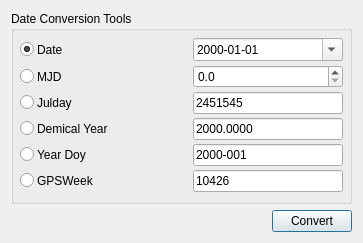
<?xml version="1.0" encoding="UTF-8"?>
<ui version="4.0">
 <class>Dialog</class>
 <widget class="QDialog" name="Dialog">
  <property name="geometry">
   <rect>
    <x>0</x>
    <y>0</y>
    <width>363</width>
    <height>243</height>
   </rect>
  </property>
  <property name="windowTitle">
   <string>Dialog</string>
  </property>
  <layout class="QGridLayout" name="gridLayout">
   <item row="0" column="0">
    <layout class="QVBoxLayout" name="verticalLayout_2">
     <item>
      <widget class="QGroupBox" name="groupBox">
       <property name="styleSheet">
        <string notr="true"/>
       </property>
       <property name="title">
        <string>Date Conversion Tools</string>
       </property>
       <layout class="QVBoxLayout" name="verticalLayout">
        <property name="spacing">
         <number>3</number>
        </property>
        <property name="leftMargin">
         <number>6</number>
        </property>
        <property name="topMargin">
         <number>6</number>
        </property>
        <property name="rightMargin">
         <number>6</number>
        </property>
        <property name="bottomMargin">
         <number>6</number>
        </property>
        <item>
         <layout class="QHBoxLayout" name="horizontalLayout">
          <item>
           <widget class="QRadioButton" name="dateRadio">
            <property name="text">
             <string/>
            </property>
            <property name="checked">
             <bool>true</bool>
            </property>
           </widget>
          </item>
          <item>
           <widget class="QLabel" name="label">
            <property name="text">
             <string>Date</string>
            </property>
           </widget>
          </item>
          <item>
           <spacer name="horizontalSpacer">
            <property name="orientation">
             <enum>Qt::Horizontal</enum>
            </property>
            <property name="sizeHint" stdset="0">
             <size>
              <width>40</width>
              <height>20</height>
             </size>
            </property>
           </spacer>
          </item>
          <item>
           <widget class="QDateEdit" name="dateEdit">
            <property name="minimumSize">
             <size>
              <width>150</width>
              <height>0</height>
             </size>
            </property>
            <property name="maximumSize">
             <size>
              <width>150</width>
              <height>16777215</height>
             </size>
            </property>
            <property name="layoutDirection">
             <enum>Qt::LeftToRight</enum>
            </property>
            <property name="dateTime">
             <datetime>
              <hour>0</hour>
              <minute>0</minute>
              <second>0</second>
              <year>2000</year>
              <month>1</month>
              <day>1</day>
             </datetime>
            </property>
            <property name="time">
             <time>
              <hour>0</hour>
              <minute>0</minute>
              <second>0</second>
             </time>
            </property>
            <property name="minimumDateTime">
             <datetime>
              <hour>0</hour>
              <minute>0</minute>
              <second>0</second>
              <year>1975</year>
              <month>9</month>
              <day>14</day>
             </datetime>
            </property>
            <property name="displayFormat">
             <string>yyyy-MM-dd</string>
            </property>
            <property name="calendarPopup">
             <bool>true</bool>
            </property>
           </widget>
          </item>
         </layout>
        </item>
        <item>
         <layout class="QHBoxLayout" name="horizontalLayout_2">
          <item>
           <widget class="QRadioButton" name="mjdRadio">
            <property name="text">
             <string/>
            </property>
            <property name="checked">
             <bool>false</bool>
            </property>
           </widget>
          </item>
          <item>
           <widget class="QLabel" name="label_3">
            <property name="text">
             <string>MJD</string>
            </property>
           </widget>
          </item>
          <item>
           <spacer name="horizontalSpacer_2">
            <property name="orientation">
             <enum>Qt::Horizontal</enum>
            </property>
            <property name="sizeHint" stdset="0">
             <size>
              <width>40</width>
              <height>20</height>
             </size>
            </property>
           </spacer>
          </item>
          <item>
           <widget class="QDoubleSpinBox" name="mjdEdit">
            <property name="minimumSize">
             <size>
              <width>150</width>
              <height>0</height>
             </size>
            </property>
            <property name="maximumSize">
             <size>
              <width>150</width>
              <height>16777215</height>
             </size>
            </property>
            <property name="decimals">
             <number>1</number>
            </property>
            <property name="maximum">
             <double>99999.899999999994179</double>
            </property>
           </widget>
          </item>
         </layout>
        </item>
        <item>
         <layout class="QHBoxLayout" name="horizontalLayout_3">
          <item>
           <widget class="QRadioButton" name="juldayRadio">
            <property name="text">
             <string/>
            </property>
           </widget>
          </item>
          <item>
           <widget class="QLabel" name="label_2">
            <property name="text">
             <string>Julday</string>
            </property>
           </widget>
          </item>
          <item>
           <spacer name="horizontalSpacer_3">
            <property name="orientation">
             <enum>Qt::Horizontal</enum>
            </property>
            <property name="sizeHint" stdset="0">
             <size>
              <width>40</width>
              <height>20</height>
             </size>
            </property>
           </spacer>
          </item>
          <item>
           <widget class="QLineEdit" name="juldayEdit">
            <property name="minimumSize">
             <size>
              <width>150</width>
              <height>0</height>
             </size>
            </property>
            <property name="maximumSize">
             <size>
              <width>150</width>
              <height>16777215</height>
             </size>
            </property>
            <property name="text">
             <string>2451545</string>
            </property>
           </widget>
          </item>
         </layout>
        </item>
        <item>
         <layout class="QHBoxLayout" name="horizontalLayout_4">
          <item>
           <widget class="QRadioButton" name="dyRadio">
            <property name="text">
             <string/>
            </property>
           </widget>
          </item>
          <item>
           <widget class="QLabel" name="label_4">
            <property name="text">
             <string>Demical Year</string>
            </property>
           </widget>
          </item>
          <item>
           <spacer name="horizontalSpacer_4">
            <property name="orientation">
             <enum>Qt::Horizontal</enum>
            </property>
            <property name="sizeHint" stdset="0">
             <size>
              <width>40</width>
              <height>20</height>
             </size>
            </property>
           </spacer>
          </item>
          <item>
           <widget class="QLineEdit" name="dyEdit">
            <property name="minimumSize">
             <size>
              <width>150</width>
              <height>0</height>
             </size>
            </property>
            <property name="maximumSize">
             <size>
              <width>150</width>
              <height>16777215</height>
             </size>
            </property>
            <property name="text">
             <string>2000.0000</string>
            </property>
           </widget>
          </item>
         </layout>
        </item>
        <item>
         <layout class="QHBoxLayout" name="horizontalLayout_5">
          <item>
           <widget class="QRadioButton" name="ydRadio">
            <property name="text">
             <string/>
            </property>
           </widget>
          </item>
          <item>
           <widget class="QLabel" name="label_5">
            <property name="text">
             <string>Year Doy</string>
            </property>
           </widget>
          </item>
          <item>
           <spacer name="horizontalSpacer_5">
            <property name="orientation">
             <enum>Qt::Horizontal</enum>
            </property>
            <property name="sizeHint" stdset="0">
             <size>
              <width>40</width>
              <height>20</height>
             </size>
            </property>
           </spacer>
          </item>
          <item>
           <widget class="QLineEdit" name="ydEdit">
            <property name="minimumSize">
             <size>
              <width>150</width>
              <height>0</height>
             </size>
            </property>
            <property name="maximumSize">
             <size>
              <width>150</width>
              <height>16777215</height>
             </size>
            </property>
            <property name="text">
             <string>2000-001</string>
            </property>
           </widget>
          </item>
         </layout>
        </item>
        <item>
         <layout class="QHBoxLayout" name="horizontalLayout_7">
          <item>
           <widget class="QRadioButton" name="gpsweekRadio">
            <property name="text">
             <string/>
            </property>
           </widget>
          </item>
          <item>
           <widget class="QLabel" name="label_6">
            <property name="text">
             <string>GPSWeek</string>
            </property>
           </widget>
          </item>
          <item>
           <spacer name="horizontalSpacer_6">
            <property name="orientation">
             <enum>Qt::Horizontal</enum>
            </property>
            <property name="sizeHint" stdset="0">
             <size>
              <width>40</width>
              <height>20</height>
             </size>
            </property>
           </spacer>
          </item>
          <item>
           <widget class="QLineEdit" name="gpsweekEdit">
            <property name="minimumSize">
             <size>
              <width>150</width>
              <height>0</height>
             </size>
            </property>
            <property name="maximumSize">
             <size>
              <width>150</width>
              <height>16777215</height>
             </size>
            </property>
            <property name="text">
             <string>10426</string>
            </property>
           </widget>
          </item>
         </layout>
        </item>
       </layout>
      </widget>
     </item>
     <item>
      <layout class="QHBoxLayout" name="horizontalLayout_6">
       <item>
        <spacer name="horizontalSpacer_7">
         <property name="orientation">
          <enum>Qt::Horizontal</enum>
         </property>
         <property name="sizeHint" stdset="0">
          <size>
           <width>40</width>
           <height>20</height>
          </size>
         </property>
        </spacer>
       </item>
       <item>
        <widget class="QPushButton" name="conversionButton">
         <property name="text">
          <string>Convert</string>
         </property>
        </widget>
       </item>
      </layout>
     </item>
    </layout>
   </item>
  </layout>
 </widget>
 <resources/>
 <connections>
  <connection>
   <sender>mjdEdit</sender>
   <signal>editingFinished()</signal>
   <receiver>mjdRadio</receiver>
   <slot>click()</slot>
   <hints>
    <hint type="sourcelabel">
     <x>167</x>
     <y>65</y>
    </hint>
    <hint type="destinationlabel">
     <x>29</x>
     <y>68</y>
    </hint>
   </hints>
  </connection>
  <connection>
   <sender>juldayEdit</sender>
   <signal>textEdited(QString)</signal>
   <receiver>juldayRadio</receiver>
   <slot>click()</slot>
   <hints>
    <hint type="sourcelabel">
     <x>173</x>
     <y>86</y>
    </hint>
    <hint type="destinationlabel">
     <x>24</x>
     <y>90</y>
    </hint>
   </hints>
  </connection>
  <connection>
   <sender>dyEdit</sender>
   <signal>textEdited(QString)</signal>
   <receiver>dyRadio</receiver>
   <slot>click()</slot>
   <hints>
    <hint type="sourcelabel">
     <x>162</x>
     <y>114</y>
    </hint>
    <hint type="destinationlabel">
     <x>29</x>
     <y>116</y>
    </hint>
   </hints>
  </connection>
  <connection>
   <sender>ydEdit</sender>
   <signal>textEdited(QString)</signal>
   <receiver>ydRadio</receiver>
   <slot>click()</slot>
   <hints>
    <hint type="sourcelabel">
     <x>166</x>
     <y>134</y>
    </hint>
    <hint type="destinationlabel">
     <x>24</x>
     <y>137</y>
    </hint>
   </hints>
  </connection>
  <connection>
   <sender>dateEdit</sender>
   <signal>editingFinished()</signal>
   <receiver>dateRadio</receiver>
   <slot>click()</slot>
   <hints>
    <hint type="sourcelabel">
     <x>174</x>
     <y>45</y>
    </hint>
    <hint type="destinationlabel">
     <x>25</x>
     <y>42</y>
    </hint>
   </hints>
  </connection>
  <connection>
   <sender>gpsweekEdit</sender>
   <signal>textEdited(QString)</signal>
   <receiver>gpsweekRadio</receiver>
   <slot>click()</slot>
   <hints>
    <hint type="sourcelabel">
     <x>164</x>
     <y>161</y>
    </hint>
    <hint type="destinationlabel">
     <x>24</x>
     <y>162</y>
    </hint>
   </hints>
  </connection>
 </connections>
</ui>
